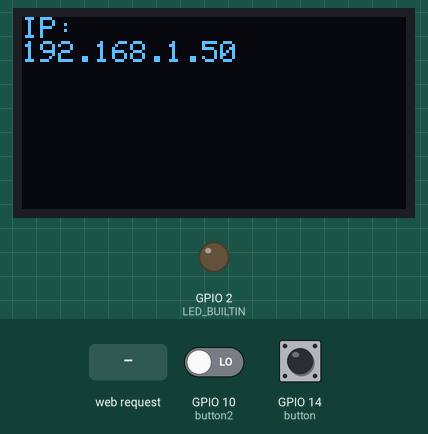
A sketch run on a simulated ESP8266 (NodeMCU). Parts: 128×64 one-colour display, output pins drawn as LEDs (lit = HIGH, except the on-board LED, lit = LOW). The test bench sets the inputs (shaded band); at power-on: GPIO 14 (button) LOW, GPIO 10 (button2) LOW. WiFi joins after 1.5 s; servers stay silent unless stated; the display library's start-up logo is not drawn; what the sketch prints to the serial monitor is not drawn.

Above: at 4.3 s.
At 10.4 s:
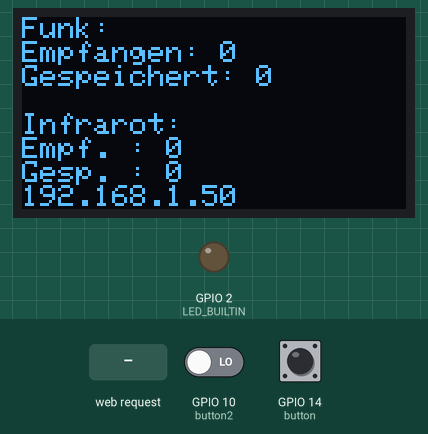
10.5 s: GPIO 14 (button) pulled HIGH for 3.2 s
15.6 s: HTTP request GET /5/on received
17.1 s: GPIO 14 (button) pulled HIGH for 0.15 s
20.2 s: HTTP request GET /5/off received
23.2 s: GPIO 14 (button) pulled HIGH for 1 s
At 27.1 s:
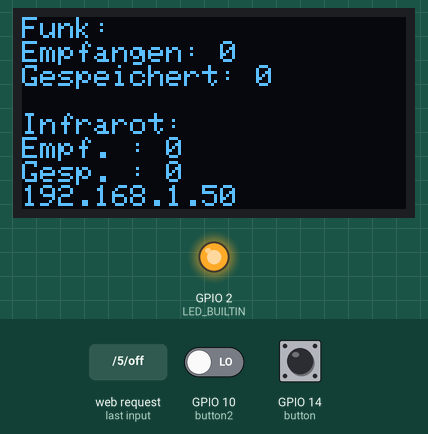
27.2 s: GPIO 10 (button2) driven HIGH and GPIO 14 (button) driven HIGH
Timing chart, 0 to 30.2 s (numbered marks = the images above; inputs shaded):
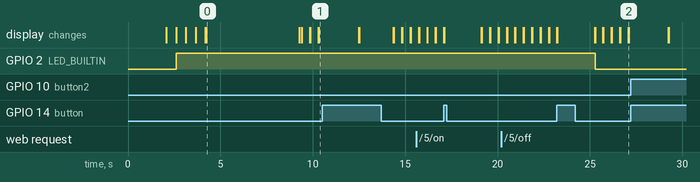

Measured:
- after the input at 23.2 s, GPIO 2 (LED_BUILTIN): HIGH → LOW after 2.1 s instead of 0.35 s
- what the display in image 0 shows lasts 5.1 s, from 4.2 s to 9.3 s

The sketch:

FunkIRWeb.ino
```cpp
 //Funk
 #include "RCSwitch.h"
RCSwitch Sendemodul = RCSwitch();
RCSwitch Empfangsmodul = RCSwitch();
int FunkEmpfangen;
 //Funk

 // OLED
#include <SPI.h>
#include <Wire.h>
#include <Adafruit_GFX.h>
#include <Adafruit_SSD1306.h>
#define SCREEN_WIDTH 128 // OLED display width, in pixels
#define SCREEN_HEIGHT 64 // OLED display height, in pixels
// Declaration for an SSD1306 display connected to I2C (SDA, SCL pins)
#define OLED_RESET     -1 // Reset pin # (or -1 if sharing Arduino reset pin)
Adafruit_SSD1306 display(SCREEN_WIDTH, SCREEN_HEIGHT, &Wire, OLED_RESET);
#define LOGO_HEIGHT   16
#define LOGO_WIDTH    16
 // OLED

//IR
#include "IRremote.h" // IR
unsigned int IREmpfangen;
IRsend irsend(12);
IRrecv Empfaenger(16);
decode_results Daten; // IR
 //IR

 //WEB
#include <ESP8266WiFi.h>
// Hier geben wir den WLAN Namen (SSID) und den Zugansschlüssel ein
const char* ssid     = "NodeMCU";
const char* password = "12345678";
// Wir setzen den Webserver auf Port 80
WiFiServer server(80);
// Eine Variable um den HTTP Request zu speichern
String header;
// Hier wird der aktuelle Status des Relais festgehalten
String output5State = "off";

 //WEB

 int button = 14;
int button2 = 10;
int buttonState = 0;
int buttonState2 = 0;


void setup() {


Serial.begin(115200);
  pinMode(button, INPUT);
  pinMode(button2, INPUT);


//Funk
 Serial.begin(115200);
  Sendemodul.enableTransmit(15); //D8
  Empfangsmodul.enableReceive(13);
//Funk


// IR
Empfaenger.enableIRIn();
// IR

// OLED
  if(!display.begin(SSD1306_SWITCHCAPVCC, 0x3C)) {
    Serial.println(F("SSD1306 allocation failed"));
    for(;;); // Don't proceed, loop forever
  }
  // Show initial display buffer contents on the screen --
  // the library initializes this with an Adafruit splash screen.
  display.display();
  delay(2000); // Pause for 2 seconds
   // Clear the buffer
  display.clearDisplay();
  // Draw a single pixel in white
  display.drawPixel(10, 10, WHITE);
  // Show the display buffer on the screen. You MUST call display() after
  // drawing commands to make them visible on screen!
  display.display();
  delay(500);
 display.clearDisplay();
  display.setTextSize(1);
  display.setTextColor(WHITE);
  display.setCursor(30,25);
  display.println("GULLI STINKT");
  display.setCursor(30,35);
  display.println("MiMiMiMiMiMi");
  display.display();
  /**delay(1000);
  for(byte i = 0; i<160;i++){
    display.drawLine(0,45,i,45, WHITE);
     display.drawLine(0,46,i,46, WHITE);
      display.drawLine(0,47,i,47, WHITE);
       display.drawLine(0,48,i,48, WHITE);
        display.drawLine(0,49,i,49, WHITE);
         display.drawLine(0,50,i,50, WHITE);
          display.drawLine(0,51,i,51, WHITE);
           display.drawLine(0,52,i,52, WHITE);
    display.display();
    delay(1);
    }
    display.clearDisplay();
  display.display();
 **/
// OLED

 //WEB
display.setCursor(0,3);
   pinMode(LED_BUILTIN, OUTPUT);
   digitalWrite(LED_BUILTIN, HIGH);
    Serial.print("Connecting to ");
  Serial.println(ssid);
  WiFi.begin(ssid, password);
  while (WiFi.status() != WL_CONNECTED) {
    delay(500);
    display.print(".");
    display.display();
  }
  display.clearDisplay();
  display.display();
   Serial.println(WiFi.localIP());

   display.setCursor(0,0);
    display.println("IP: ");
    display.println(WiFi.localIP());
    display.display();
  server.begin();
  //WEB

delay(5000);
  display.clearDisplay();
  display.println(WiFi.localIP());

  display.display();
}


void Web(){
  WiFiClient client = server.available();

         if (client) {                       // Falls sich ein neuer Client verbindet,
    Serial.println("Neuer Client.");          // Ausgabe auf den seriellen Monitor
    String currentLine = "";                // erstelle einen String mit den eingehenden Daten vom Client
    while (client.connected()) {  // wiederholen so lange der Client verbunden ist
      if (client.available()) {             // Fall ein Byte zum lesen da ist,
        char c = client.read();             // lese das Byte, und dann
        Serial.write(c);                    // gebe es auf dem seriellen Monitor aus
        header += c;
        if (c == '\n') {                    // wenn das Byte eine Neue-Zeile Char ist
          // wenn die aktuelle Zeile leer ist, kamen 2 in folge.
          // dies ist das Ende der HTTP-Anfrage vom Client, also senden wir eine Antwort:
          if (currentLine.length() == 0) {
            // HTTP-Header fangen immer mit einem Response-Code an (z.B. HTTP/1.1 200 OK)
            // gefolgt vom Content-Type damit der Client weiss was folgt, gefolgt von einer Leerzeile:
            client.println("HTTP/1.1 200 OK");
            client.println("Content-type:text/html");
            client.println("Connection: close");
            client.println();

            // Hier werden die GPIO Pins ein- oder ausgeschaltet
            if (header.indexOf("GET /5/on") >= 0) {
              Serial.println("GPIO 5 on");
              output5State = "on";
              digitalWrite(LED_BUILTIN, LOW);
            } else if (header.indexOf("GET /5/off") >= 0) {
              Serial.println("GPIO 5 off");
              output5State = "off";
              digitalWrite(LED_BUILTIN, HIGH);
           }  //  else if (header.indexOf("GET /4/on") >= 0) {


            // Hier wird nun die HTML Seite angezeigt:
            client.println("<!DOCTYPE html><html>");
            client.println("<head><meta name=\"viewport\" content=\"width=device-width, initial-scale=1\">");
            client.println("<link rel=\"icon\" href=\"data:,\">");
            // Es folgen der CSS-Code um die Ein/Aus Buttons zu gestalten
            // Hier können Sie die Hintergrundfarge (background-color) und Schriftgröße (font-size) anpassen
            client.println("<style>html { font-family: Helvetica; display: inline-block; margin: 0px auto; text-align: center;}");
            client.println(".button { background-color: #333344; border: none; color: white; padding: 16px 40px;");
            client.println("text-decoration: none; font-size: 30px; margin: 2px; cursor: pointer;}");
            client.println(".button2 {background-color: #888899;}</style></head>");

            // Webseiten-Überschrift
            client.println("<body><h1>Gulli stinkt</h1>");

            // Zeige den aktuellen Status, und AN/AUS Buttons for GPIO 5
            client.println("<p>GPIO 5 - State " + output5State + "</p>");
            // wenn output5State = off, zeige den EIN Button
            if (output5State=="off") {
              client.println("<p><a href=\"/5/on\"><button class=\"button\">EIN</button></a></p>");
            } else {
              client.println("<p><a href=\"/5/off\"><button class=\"button button2\">AUS</button></a></p>");
            }
            if (1==1) {
              client.println(Daten.value);

            }

            client.println("</body></html>");


            // Die HTTP-Antwort wird mit einer Leerzeile beendet
            client.println();
            // und wir verlassen mit einem break die Schleife
            break;
          } else { // falls eine neue Zeile kommt, lösche die aktuelle Zeile
            currentLine = "";
          }
        } else if (c != '\r') {  // wenn etwas kommt was kein Zeilenumbruch ist,
          currentLine += c;      // füge es am Ende von currentLine an
        }


      }
         // kein WEB
     if(1==1){

 keinWeb();


/**  Empfangsmodul.resetAvailable();

(Empfaenger.decode(&Daten));
  Empfaenger.resume();

if(buttonState == HIGH){
  //Serial.println("Button presse, sending data");
  // for(int i = 30; i<65;i++){
    irsend.sendNEC(IREmpfangen,32);
    Sendemodul.send(FunkEmpfangen,16);
  Serial.println("HI");
   // irsend.sendRaw((unsigned int*)Daten.rawbuf, Daten.rawlen, 38);
    Serial.println(IREmpfangen);
    delay(40);
*/
}


    //kein WEB
    }
    // Die Header-Variable für den nächsten Durchlauf löschen
    header = "";
    // Die Verbindung schließen
    client.stop();
    Serial.println("Client getrennt.");
    Serial.println("");
   }
  }

void keinWeb(){

 delay(100);

 int Empfangswert = Empfangsmodul.getReceivedValue();
  buttonState = digitalRead(button);
   buttonState2 = digitalRead(button2);
  // put your main code here, to run repeatedly:


display.clearDisplay();
display.display();

display.setCursor(0,0);

  display.println("Funk: ");
  display.print("Empfangen: ");
  display.println(Empfangswert);
  display.print("Gespeichert: ");
  display.println(FunkEmpfangen);
  display.println("");
   display.println("Infrarot: ");
   display.print("Empf. : ");
   display.println(Daten.value);
   display.print("Gesp. : ");
   display.println(IREmpfangen);
   display.print(WiFi.localIP());
   display.display();

  Empfangsmodul.resetAvailable();


(Empfaenger.decode(&Daten));
   // Serial.print("Empfangene Daten: ");
   // Serial.println(Daten.value, HEX);


  Empfaenger.resume();


if(buttonState == HIGH){
  //Serial.println("Button presse, sending data");
  // for(int i = 30; i<65;i++){
    irsend.sendNEC(IREmpfangen,32);
     irsend.sendNEC(IREmpfangen,32);
      irsend.sendNEC(IREmpfangen,32);
       irsend.sendNEC(IREmpfangen,16);
       irsend.sendNEC(IREmpfangen,64);
    Sendemodul.send(FunkEmpfangen,16);
     Sendemodul.send(FunkEmpfangen,16);
      Sendemodul.send(FunkEmpfangen,16);
  Serial.println("HI");
   // irsend.sendRaw((unsigned int*)Daten.rawbuf, Daten.rawlen, 38);
    Serial.println(IREmpfangen);
    delay(40);
  }

if(buttonState2 == HIGH){
  FunkEmpfangen = Empfangswert;
  IREmpfangen = Daten.value,HEX;
}


  }

void loop() {
keinWeb();
Web();


}
```
